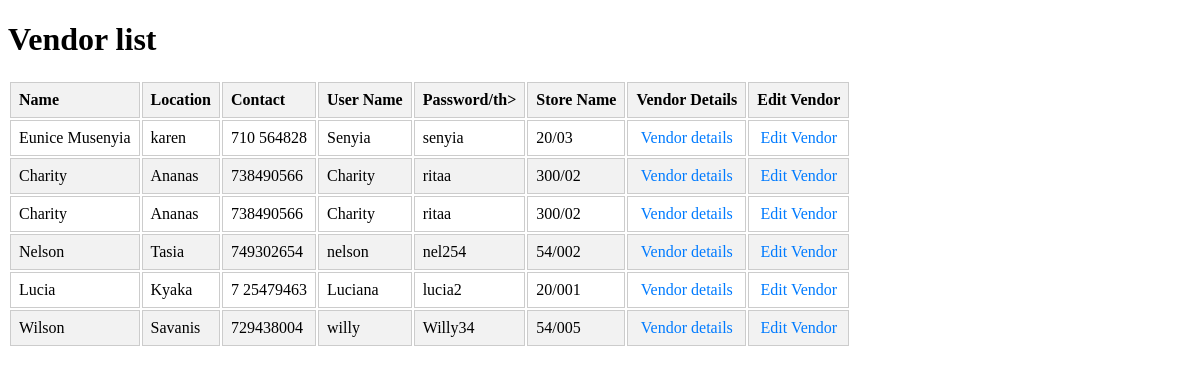
The page /Vendor/Vendor/list on the database its author committed.
### Vendor/models.py (models this page shows, shortened)
class Vendor(models.Model):
    name = models.CharField(max_length = 32)
    location = models.CharField(max_length=32)
    contact = models.CharField(max_length=32)
    password = models.CharField(max_length=32)
    store_name= models.CharField(max_length=32)
    user_name = models.CharField(max_length=32)
    date_created = models.DateTimeField(auto_now_add=True)
    date_updated = models.DateTimeField(auto_now=True)

### Vendor/views.py (the view)
# urls.py: path("Vendor/list", vendors_list, name="vendors_list_view"),
def vendors_list(request):
    vendors = Vendor.objects.all()
    return render (request, "vendor/vendors_list.html", {"vendors": vendors})

### templates/vendor/vendors_list.html (shortened to what this page needs)
<!DOCTYPE html>
<html lang="en">
<head>
    {% load static %}
    <link rel="stylesheet" href="{% static 'Inventory/product_list.css' %}">
</head>
<body>
    <table>
        <h1>Vendor list</h1>
        <thead>
            <tr>
                <th>Name</th>
                <th>Location</th>
                <th>Contact</th>
                <th>User Name</th>
                <th>Password/th>
                <th>Store Name</th>
                <th>Vendor Details</th>
                <th>Edit Vendor</th>
            </tr>
        </thead>
        <tbody>
            {% for vendor in vendors %}
            <tr>
                <td>{{ vendor.name }}</td>
                <td>{{ vendor.location}}</td>
                <td>{{ vendor.contact}}</td>
                <td>{{ vendor.user_name}}</td>
                <td>{{ vendor.password}}</td>
                <td>{{ vendor.store_name}}</td>
                <td> <a href="{% url 'vendor_detail_view' id=vendor.id %}">Vendor details</a> </td>
                <td><a href="{% url 'vendor_edit_view' id=vendor.id %}">Edit Vendor</a> </td>
            </tr>
            {% endfor %}
        </tbody>
    </table>
</body>
</html>

### inventory/static/Inventory/product_list.css (style rules this page uses)
th { background-color: #F2F2F2; padding: 8px; border: 1px solid #ccc; text-align: left; }
td { padding: 8px; border: 1px solid #ccc; }
td a { display: block; text-align: center; text-decoration: none; color: #007BFF; }
tr:nth-child(even) { background-color: #F2F2F2; }

### rows shown on the page
Vendor: name "Eunice Musenyia", location "karen", contact "710 564828", user_name "Senyia", password "senyia", store_name "20/03"
Vendor: name "Charity", location "Ananas", contact "738490566", user_name "Charity", password "ritaa", store_name "300/02"
Vendor: name "Charity", location "Ananas", contact "738490566", user_name "Charity", password "ritaa", store_name "300/02"
Vendor: name "Nelson", location "Tasia", contact "749302654", user_name "nelson", password "nel254", store_name "54/002"
Vendor: name "Lucia", location "Kyaka", contact "7 25479463", user_name "Luciana", password "lucia2", store_name "20/001"
Vendor: name "Wilson", location "Savanis", contact "729438004", user_name "willy", password "Willy34", store_name "54/005"
